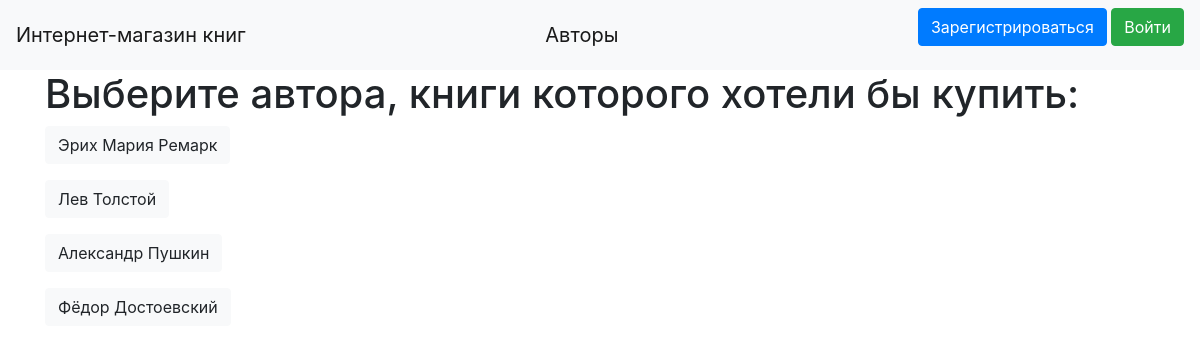
Before: /list_of_authors with the older database file.
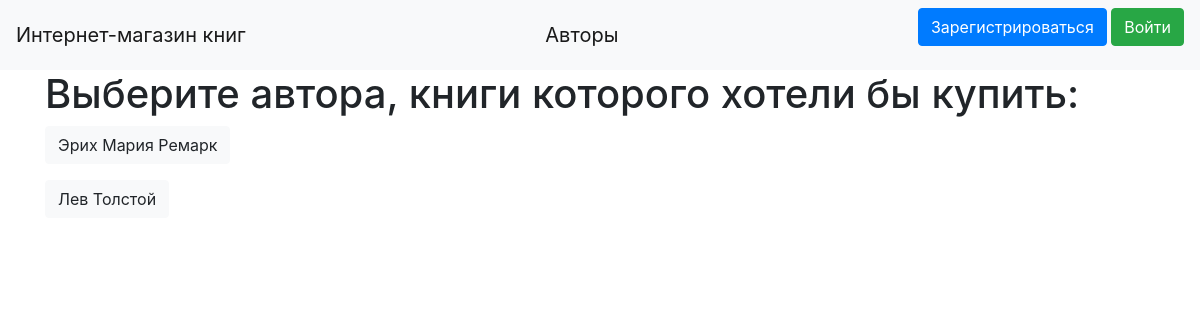
After: the same page with the newer database file.
### data/author.py (models this page shows)
class Author(SqlAlchemyBase, SerializerMixin):
    __tablename__ = 'author'
    id = sqlalchemy.Column(sqlalchemy.Integer, primary_key=True, autoincrement=True)
    name = sqlalchemy.Column(sqlalchemy.String, nullable=True)
    books = orm.relation("Books", back_populates='author')

### main.py (the view)
@app.route('/list_of_authors')
def list_of_authors():
    session = db_session.create_session()
    author = session.query(Author)
    return render_template("list_of_authors.html", author=author)

### data/db_session.py (called while the page is built)
def create_session() -> Session:
    global __factory
    return __factory()

### templates/list_of_authors.html (shortened to what this page needs)
{% extends "base.html" %}
{% block content %}
<h1>Выберите автора, книги которого хотели бы купить:</h1>
{% for item in author %}
<p>
    <a class="btn btn-light" href="/books/{{ item.id }}">{{ item.name }}</a>
</p>
{% endfor %}
{% endblock %}

### templates/base.html (shortened to what this page needs)
<!doctype html>
<html lang="en">
<head>
    <link rel="stylesheet"
          href="https://stackpath.bootstrapcdn.com/bootstrap/4.4.1/css/bootstrap.min.css"
>
</head>
<body>
<header>
    <nav class="navbar navbar-light bg-light">
        <a class="navbar-brand" href="/">Интернет-магазин книг</a>
        <a class="navbar-brand" href="/list_of_authors">Авторы</a>
        {% if current_user.is_authenticated %}
        <p>
            <a class="btn btn-warning" href="/shopping_cart">{{ current_user.name }}</a>
            <a class="btn btn-success" href="/logout">Выйти</a>
        </p>
        {% else %}
        <p>
            <a class="btn btn-primary " href="/register">Зарегистрироваться</a>
            <a class="btn btn-success" href="/login">Войти</a>
        </p>
        {% endif %}
    </nav>
</header>
<main role="main" class="container">
    {% block content %}{% endblock %}
</main>
</body>
</html>

Changed rows visible on the page:
removed Author: name "Александр Пушкин"
removed Author: name "Фёдор Достоевский"
